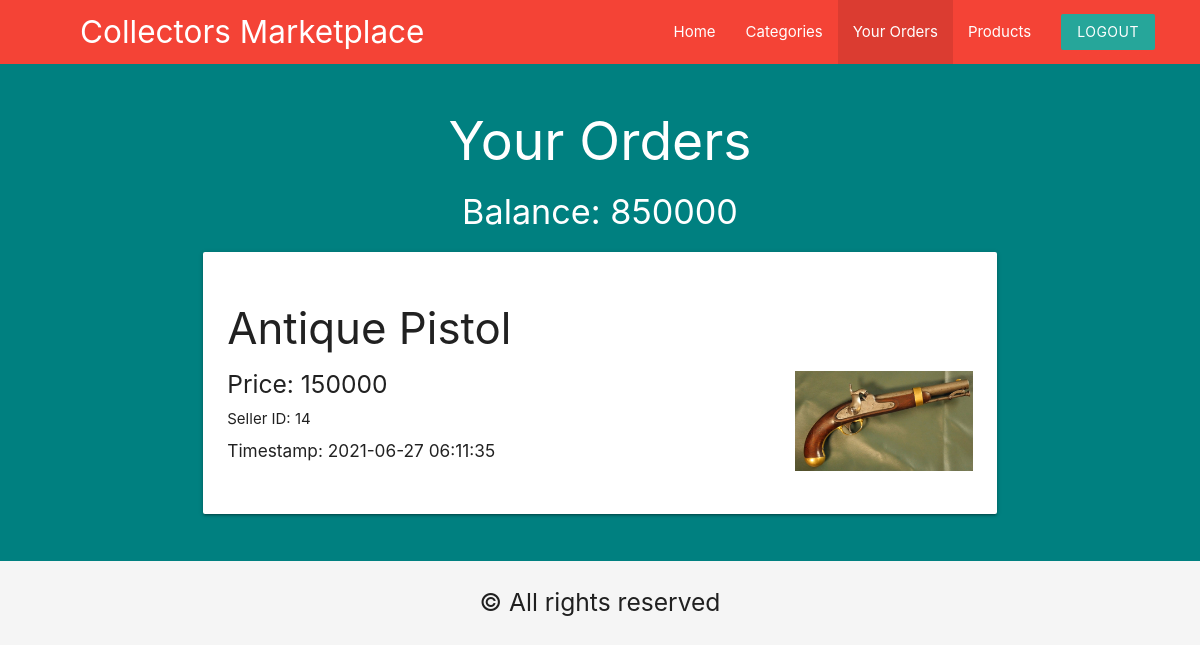
Screenshot of /user/user_orders.php (signed in) with the database file from the repository.
### tables this page shows
CREATE TABLE `customers` (
  `cust_id` int(5) NOT NULL,
  `cust_username` varchar(50) NOT NULL,
  `cust_pass` int(11) NOT NULL,
  `cust_name` varchar(20) NOT NULL,
  `cust_addr` text NOT NULL,
  `cust_email` varchar(50) NOT NULL,
  `cust_image` varchar(255) NOT NULL,
  `cust_phone` bigint(10) NOT NULL,
  `cust_balance` int(5) NOT NULL
);

CREATE TABLE `transactions` (
  `cust_id` int(5) NOT NULL,
  `seller_id` int(5) NOT NULL,
  `timestamp` timestamp NOT NULL DEFAULT current_timestamp(),
  `trans_id` int(10) NOT NULL,
  `product_id` int(5) NOT NULL,
  `Total` int(11) NOT NULL
);

### user/user_orders.php (the view, shortened to what this page needs)
<?php
    include("../templates/database_conn.php");
    $uid=$_SESSION['USER_ID'];
    $sql1="SELECT * FROM `customers` WHERE cust_id ='$uid'";
    $res=mysqli_query($con,$sql1);
    $urow = mysqli_fetch_array($res, MYSQLI_ASSOC);
    $sql2="SELECT * FROM `transactions` where `cust_id`='$uid' order by `timestamp` desc";
    $res2=mysqli_query($con,$sql2);
    $row2 =mysqli_fetch_all($res2, MYSQLI_ASSOC);
?>
<!DOCTYPE html>
<html lang="en">
<head>
    <link rel="stylesheet" href="../templates/stylesheet.css">
    <link rel="stylesheet" href="https://cdnjs.cloudflare.com/ajax/libs/materialize/1.0.0/css/materialize.min.css">
</head>
<body class="grey lighten-4" >
<nav class="red z-depth-0" style="padding-right: 30px;padding-left: 80px;">
		<div>
			<a href="user_home.php" class="brand-logo brand-text hide-on-med-and-down">Collectors Marketplace</a>
            <ul id="nav-mobile" class="right">
                <li ><a href="user_home.php">Home</a></li>
                <li ><a href="user_categories.php">Categories</a></li>
                <li class="active"><a href="user_orders.php">Your Orders</a></li>
                <li><a href="All_products.php">Products</a></li>
				<li><a href="user_logout.php" class="btn brand z-depth-0">Logout</a></li>
		    </ul>
		</div>
</nav>
<div class="blackbgbg">
<div class="container">
    <section>
    <div class="row">
    <h2 class="white-text" style="text-align:center;">Your Orders</h2>
    <h4 class="white-text center">Balance: <?php echo $urow['cust_balance'];?></h4>
<?php foreach($row2 as $p){ ?>
            <div class="col s12 md6">
  				    <div class="card">
                        <div class="card-content">
                            <?php
                            $k=$p['product_id'];
                                $sql3="Select * from product where product_id='$k'";
                                $res3=mysqli_query($con,$sql3);
                                $row3=mysqli_fetch_array($res3,MYSQLI_ASSOC);
                            ?>
                          <h3><?php print_r($row3['product_name']); ?></h3>
                          <img class="right" src="<?php print_r($row3['product_img']); ?>" height="100px">
                        <div>
                          <h5>Price: <?php echo $p['Total'];?></h5>
                          <h7>Seller ID: <?php echo $p['seller_id'];?></h7>
                          <h6> Timestamp: <?php echo $p['timestamp'];?></h6>
                          <br>
                          </div>
                        </div>
                    </div>
            </div>
        <?php } ?>
    </div>
</div>
</div>
<section class="footer">
        <div class="container textcenter">
            <h5>© All rights reserved<br>
        </div>
</section>

### templates/stylesheet.css (style rules this page uses)
.container { width: 80%; margin: 0 auto; border: none; padding: 1%; }
.textcenter { text-align: center; }
.blackbgbg { background-color: teal; }

### rows the page displays
customers: cust_balance "850000"
transactions: value "Antique Pistol", Total "150000", seller "14", timestamp "2021-06-27 06:11:35"
